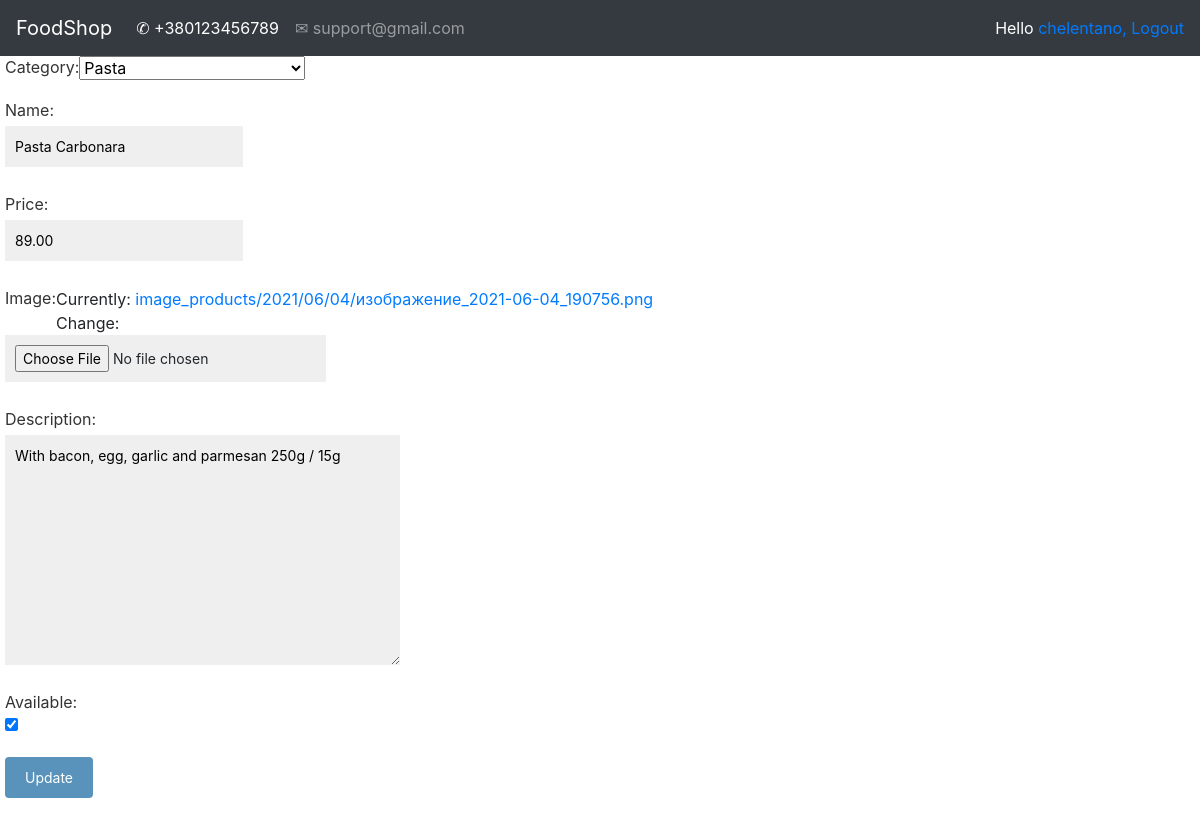
Page /account/update_product/45/pasta-carbonara/ (signed in) on the committed database.
### shop/models.py (models this page shows, shortened)
class Product(models.Model):
    shop = models.ForeignKey(Shop, on_delete=models.CASCADE)
    category = models.ForeignKey(Category, on_delete=models.CASCADE)
    name = models.CharField(max_length=150, db_index=True)
    slug = models.SlugField(max_length=150, db_index=True)
    image = models.ImageField(upload_to='image_products/%Y/%m/%d', default='image_products/no_img.png')
    description = models.TextField(blank=True)
    price = models.DecimalField(max_digits=10, decimal_places=2)
    available = models.BooleanField(default=True)
    created = models.DateTimeField(auto_now_add=True)
    updated = models.DateTimeField(auto_now=True)
    objects = ProductManager()
    class Meta:
        ordering = ('-created',)
        index_together = (('id', 'slug'),)
        default_related_name = "products"

class Category(models.Model):
    name = models.CharField(max_length=150, db_index=True)
    slug = models.SlugField(max_length=150, db_index=True, unique=True)
    class Meta:
        ordering = ('name',)
        default_related_name = "category"
        verbose_name = "Category"
        verbose_name_plural = "Categories"
    def __str__(self):
        return self.name

### account/decorators.py (the view)
    def wrapper_func(request, *args, **kwargs):
        group = None
        if request.user.groups.exists():
            group = request.user.groups.filter(name='entrepreneur').exists()
        if group:
            return view_func(request, *args, **kwargs)
        else:
            return redirect('product_list')

### account/forms.py
class CreateProductForm(forms.ModelForm):
    class Meta:
        model = Product
        fields = ['shop', 'category', 'name', 'price', 'image', 'description', 'available']

### account/views.py (called while the page is built)
@login_required
@entrepreneur_only
def updateProduct(request, id, slug):
    product = Product.objects.get(id=id, slug=slug)
    form = CreateProductForm(instance=product)
    form.fields['shop'].widget = forms.HiddenInput()
    if request.method == 'POST':
        form = CreateProductForm(request.POST, instance=product)
        if form.is_valid():
            form.save()
            return redirect('my_products')
    context = {"form": form}
    return render(request, 'registration/CRUD/update_product.html', context)

### orderlist/context_processors.py (called while the page is built)
def orderlist(request):
    return {'orderlist': OrderList(request)}

### templates/registration/CRUD/update_product.html (shortened to what this page needs)
{% extends 'registration/base.html' %}
{% load static %}
{% block context %}
<form action="" method="POST" enctype="multipart/form-data">
    {{ form.as_p }}
    <p><input type="submit" value="Update"></p>
</form>
{% endblock %}

### templates/registration/base.html (shortened to what this page needs)
{% load static %}
<html lang="en">
<head>
    <link rel="stylesheet" href="https://maxcdn.bootstrapcdn.com/bootstrap/4.0.0/css/bootstrap.min.css">
    <link rel="stylesheet" type="text/css" href="{% static 'css/style.css' %}">
</head>
<body>
<nav class="navbar navbar-expand-lg navbar-dark bg-dark">
  <a class="navbar-brand" href="{% url 'product_list' %}">FoodShop</a>
  <div class="collapse navbar-collapse" id="navbarSupportedContent">
    <ul class="navbar-nav mr-auto">
      <li class="nav-item active">
        <a class="nav-link" href="#">&#9990; +380123456789<span class="sr-only">(current)</span></a>
      </li>
      <li class="nav-item">
        <a class="nav-link" href="#">&#9993; support@gmail.com</a>
      </li>
    </ul>
      <span class="user">
        {% if request.user.is_authenticated %}
          Hello <a href="{% url 'edit' %}">{{ request.user.username }},</a>
          <a href="{% url 'logout' %}">Logout</a>
        {% else %}
            <a href="{% url 'login' %}">Log-in</a>
        {% endif %}
    </span>
  </div>
</nav>
{% block context %}
{% endblock context %}
{% load static %}
</body>
</html>

### static/css/style.css (style rules this page uses)
html { overflow-x: hidden; }
.user { color:white; }
a.button, input[type="submit"] { color:#fff; background:#5993bb; border-radius:4px; padding:10px 20px; font-size:14px; border:0; }
form { overflow:auto; margin-left: 5px; }
form p { width:100%; overflow:auto; }
label { float:left; clear:both; color:#333; margin-bottom:4px; margin-top: -1px; }
input, textarea { clear:both; float:left; margin:0 0 10px; background:#efefef; border:0; padding:10px 10px; font-size:14px; }

### rows in the picture
Product: category "Pasta", price "89.00", description "With bacon, egg, garlic and parmesan 250g / 15g", available "☑"
Category: name "Pasta Carbonara"

### other values in the picture
{{ request.user.username }} "chelentano"
